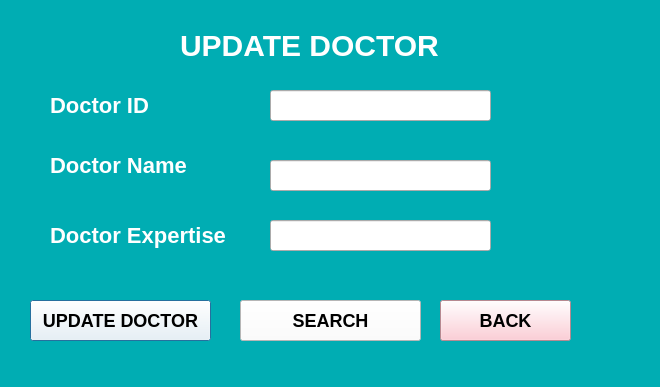
<?xml version="1.0" encoding="UTF-8"?>
<ui version="4.0">
 <class>uptDoc</class>
 <widget class="QDialog" name="uptDoc">
  <property name="geometry">
   <rect>
    <x>0</x>
    <y>0</y>
    <width>660</width>
    <height>387</height>
   </rect>
  </property>
  <property name="windowTitle">
   <string>Dialog</string>
  </property>
  <widget class="QFrame" name="frame">
   <property name="geometry">
    <rect>
     <x>-10</x>
     <y>-20</y>
     <width>791</width>
     <height>561</height>
    </rect>
   </property>
   <property name="styleSheet">
    <string notr="true">QFrame{
background-color: #00ADB3;
}</string>
   </property>
   <property name="frameShape">
    <enum>QFrame::Shape::StyledPanel</enum>
   </property>
   <property name="frameShadow">
    <enum>QFrame::Shadow::Raised</enum>
   </property>
   <widget class="QLabel" name="label">
    <property name="geometry">
     <rect>
      <x>190</x>
      <y>40</y>
      <width>261</width>
      <height>51</height>
     </rect>
    </property>
    <property name="styleSheet">
     <string notr="true">QLabel{
color: white;
font-size: 30px;
font-weight: 700;
}</string>
    </property>
    <property name="text">
     <string>UPDATE DOCTOR</string>
    </property>
   </widget>
   <widget class="QLineEdit" name="lineEdit">
    <property name="geometry">
     <rect>
      <x>280</x>
      <y>180</y>
      <width>221</width>
      <height>31</height>
     </rect>
    </property>
   </widget>
   <widget class="QLabel" name="label_2">
    <property name="geometry">
     <rect>
      <x>60</x>
      <y>170</y>
      <width>191</width>
      <height>31</height>
     </rect>
    </property>
    <property name="styleSheet">
     <string notr="true">QLabel{
color: white;
font-size: 22px;
font-weight: 600;
}</string>
    </property>
    <property name="text">
     <string>Doctor Name</string>
    </property>
   </widget>
   <widget class="QLabel" name="label_3">
    <property name="geometry">
     <rect>
      <x>60</x>
      <y>240</y>
      <width>191</width>
      <height>31</height>
     </rect>
    </property>
    <property name="styleSheet">
     <string notr="true">QLabel{
color: white;
font-size: 22px;
font-weight: 600;
}</string>
    </property>
    <property name="text">
     <string>Doctor Expertise</string>
    </property>
   </widget>
   <widget class="QLineEdit" name="lineEdit_2">
    <property name="geometry">
     <rect>
      <x>280</x>
      <y>240</y>
      <width>221</width>
      <height>31</height>
     </rect>
    </property>
   </widget>
   <widget class="QPushButton" name="pushButton">
    <property name="geometry">
     <rect>
      <x>40</x>
      <y>320</y>
      <width>181</width>
      <height>41</height>
     </rect>
    </property>
    <property name="styleSheet">
     <string notr="true">QPushButton{
color: black;
background-color: white;
font-size: 18px;
font-weight: 800;
}</string>
    </property>
    <property name="text">
     <string>UPDATE DOCTOR</string>
    </property>
   </widget>
   <widget class="QPushButton" name="pushButton_2">
    <property name="geometry">
     <rect>
      <x>450</x>
      <y>320</y>
      <width>131</width>
      <height>41</height>
     </rect>
    </property>
    <property name="styleSheet">
     <string notr="true">QPushButton{
color: black;
background-color:  #FFC0CB;
font-size: 18px;
font-weight: 800;
}</string>
    </property>
    <property name="text">
     <string>BACK</string>
    </property>
   </widget>
   <widget class="QLabel" name="label_4">
    <property name="geometry">
     <rect>
      <x>60</x>
      <y>110</y>
      <width>191</width>
      <height>31</height>
     </rect>
    </property>
    <property name="styleSheet">
     <string notr="true">QLabel{
color: white;
font-size: 22px;
font-weight: 600;
}</string>
    </property>
    <property name="text">
     <string>Doctor ID</string>
    </property>
   </widget>
   <widget class="QLineEdit" name="lineEdit_3">
    <property name="geometry">
     <rect>
      <x>280</x>
      <y>110</y>
      <width>221</width>
      <height>31</height>
     </rect>
    </property>
   </widget>
   <widget class="QPushButton" name="pushButton_3">
    <property name="geometry">
     <rect>
      <x>250</x>
      <y>320</y>
      <width>181</width>
      <height>41</height>
     </rect>
    </property>
    <property name="styleSheet">
     <string notr="true">QPushButton{
color: black;
background-color: white;
font-size: 18px;
font-weight: 800;
}</string>
    </property>
    <property name="text">
     <string>SEARCH</string>
    </property>
   </widget>
  </widget>
 </widget>
 <resources/>
 <connections/>
</ui>
